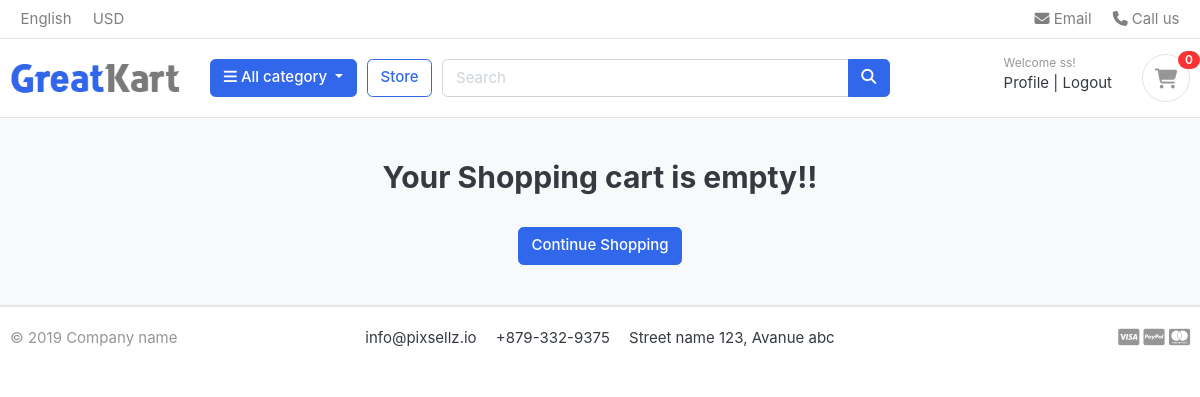
Before: /cart/ (signed in) with the older database file.
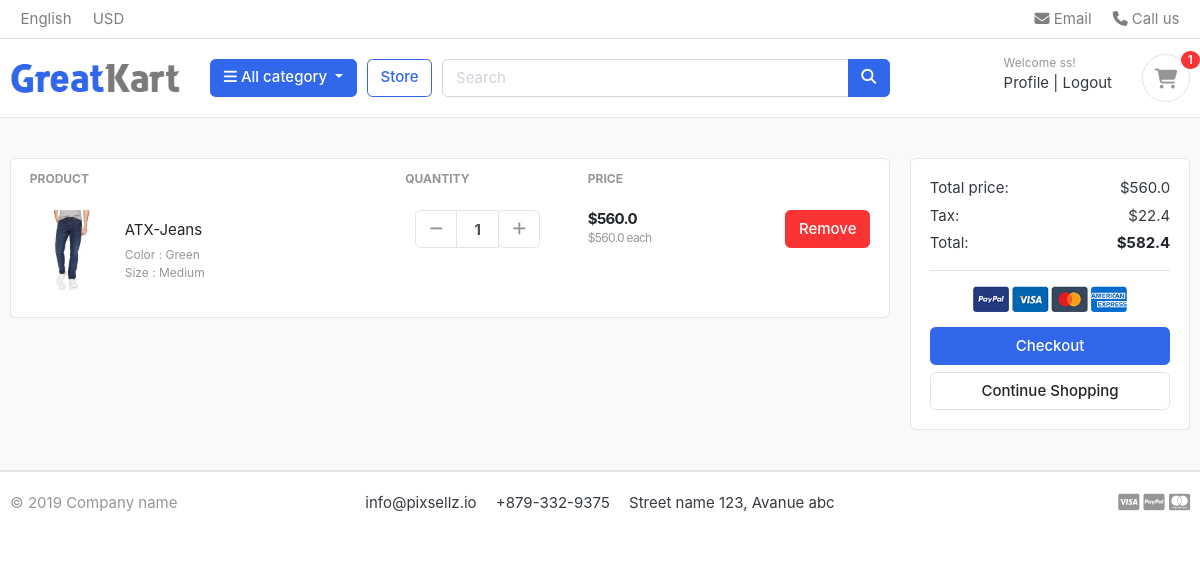
After: the same page with the newer database file.
### account/models.py (models this page shows, shortened)
class Account(AbstractBaseUser):
    first_name = models.CharField(max_length=50)
    last_name = models.CharField(max_length=50)
    username = models.CharField(max_length=50, unique=True)
    email = models.EmailField(max_length=100, unique=True)
    phone_number = models.CharField(max_length=50)
    date_joined = models.DateTimeField(auto_now_add=True)
    last_login = models.DateTimeField(auto_now_add=True)
    is_admin = models.BooleanField(default=False)
    is_staff = models.BooleanField(default=False)
    is_active = models.BooleanField(default=False)
    is_superadmin = models.BooleanField(default=False)
    USERNAME_FIELD = 'email'
    REQUIRED_FIELDS = ['username', 'first_name', 'last_name']
    objects = MyAccountManager()

### cart/models.py (models this page shows, shortened)
class CartItem(models.Model):
    user = models.ForeignKey(Account, on_delete=models.CASCADE, null=True)
    product = models.ForeignKey(Product, on_delete=models.CASCADE, related_name='product')
    variations = models.ManyToManyField(Variation, blank=True)
    cart = models.ForeignKey(Cart, on_delete=models.CASCADE, related_name='cart', null=True)
    quantity = models.IntegerField()
    is_active = models.BooleanField(default=True)
    def sub_total(self):
        return self.product.price * self.quantity

### store/models.py (models this page shows, shortened)
class Product(models.Model):
    product_name = models.CharField(max_length=200, unique=True)
    slug = models.SlugField(max_length=200, unique=True)
    description = models.TextField(max_length=1200, blank=True)
    price = models.FloatField()
    images = models.ImageField(upload_to='photos/products')
    stock = models.IntegerField()
    is_available = models.BooleanField(default=True)
    category = models.ForeignKey(Category, on_delete=models.CASCADE, related_name='category')
    created_at = models.DateTimeField(auto_now_add=True)
    updated_at = models.DateTimeField(auto_now=True)
    def get_url(self):
        return reverse('store:product_detail', args=[self.category.slug, self.slug])

class Variation(models.Model):
    product = models.ForeignKey(Product, on_delete=models.CASCADE)
    variation_category = models.CharField(max_length=100, choices=variation_category_choice)
    variation_value = models.CharField(max_length=100)
    is_active = models.BooleanField(default=True)
    created_at = models.DateTimeField(auto_now_add=True)
    objects = VariationManager()

### cart/views.py (the view)
# urls.py: path('', views.cart, name='cart'),
def cart(request, total=0, quantity=0, cart_items=None):
    try:
        tax = 0
        grand_total = 0
        if request.user.is_authenticated:
            cart_items = CartItem.objects.filter(user=request.user, is_active=True)
        else:
            cart_obj = Cart.objects.get(cart_id=_cart_id(request))
            cart_items = CartItem.objects.filter(cart=cart_obj, is_active=True)
        for cart_item in cart_items:
            total += cart_item.product.price*cart_item.quantity
            quantity += cart_item.quantity
        tax = (4*total)/100
        grand_total = total+tax
    except ObjectDoesNotExist:
        pass
    context = {
        'total': total,
        'quantity': quantity,
        'cart_items': cart_items,
        'tax': tax,
        'grand_total': grand_total
    }
    return render(request, 'cart/cart.html', context)

### cart/context_processors.py (called while the page is built)
def counter(request):
    cart_count = 0
    if 'admin' in request.path:
        return {}
    else:
        try:
            cart = Cart.objects.filter(cart_id=_cart_id(request))
            if request.user.is_authenticated:
                cart_items = CartItem.objects.all().filter(user=request.user)
            else:
                cart_items = CartItem.objects.all().filter(cart=cart[:1])
            for cart_item in cart_items:
                cart_count += cart_item.quantity
        except Cart.DoesNotExist:
            cart_count = 0
    return dict(cart_count=cart_count)

### cart/views.py (called while the page is built)
def _cart_id(request):
    cart = request.session.session_key
    if not cart:
        request.session.create()  # it does not return anything. that is why `cart = request.session.create()` will not work
        cart = request.session.session_key
    return cart  # Ultimately return cart

### category/context_processors.py (called while the page is built)
def manu_links(request):
    links = Category.objects.all().filter(is_active=True)
    return dict(links=links)

### category/models.py (called while the page is built)
    def get_url(self):
        return reverse('store:products_by_category', args=[self.slug])

### templates/cart/cart.html (shortened to what this page needs)
{% extends 'base.html' %}
{% load static %}
{% block body_block %}
<section class="section-content padding-y bg">
<div class="container">
{% if not cart_items %}
    <h2 class="text-center">Your Shopping cart is empty!!</h2><br>
    <div class="text-center">
        <a href="{% url 'store:store' %}" class="btn btn-primary">Continue Shopping</a>
    </div>
    {% else %}
<div class="row">
	<aside class="col-lg-9">
<div class="card">
<table class="table table-borderless table-shopping-cart">
<thead class="text-muted">
<tr class="small text-uppercase">
  <th scope="col">Product</th>
  <th scope="col" width="120">Quantity</th>
  <th scope="col" width="120">Price</th>
  <th scope="col" class="text-right" width="200"> </th>
</tr>
</thead>
<tbody>
{% for item in cart_items %}
<tr>
	<td>
		<figure class="itemside align-items-center">
			<div class="aside"><img src="{{ item.product.images.url }}" class="img-sm"></div>
			<figcaption class="info">
				<a href="{{ item.product.get_url }}" class="title text-dark">{{ item.product.product_name }}</a>
				<p class="text-muted small">
					{% if item.variations.all %}
					 {% for item in item.variations.all %}
					  {{ item.variation_category|capfirst }} : {{ item.variation_value|capfirst }}<br>
					 {% endfor %}
					{% endif %}
				</p>
			</figcaption>
		</figure>
	</td>
	<td>
					<div class="col">
						<div class="input-group input-spinner">
							<div class="input-group-prepend">
							<a href="{% url 'cart:remove_cart' item.product.id item.id %}" class="btn btn-light" type="button" id="button-plus"> <i class="fa fa-minus"></i> </a>
							</div>
							<input type="text" class="form-control"  value="{{ item.quantity }}">
							<div class="input-group-append">
								<form action="{% url 'cart:add_cart' item.product.id %}" method="POST">
									<button type="submit" class="btn btn-light" type="button" id="button-minus"> <i class="fa fa-plus"></i> </button>
								</form>
							</div>
						</div>
					</div>
	</td>
	<td>
		<div class="price-wrap">
			<var class="price">${{ item.sub_total }}</var>
			<small class="text-muted"> ${{ item.product.price }} each </small>
		</div>
	</td>
	<td class="text-right">
	<a onclick="return confirm('Are you sure to delete this item?')" href="{% url 'cart:delete_cart_item' item.product.id item.id %}" class="btn btn-danger"> Remove</a>
	</td>
</tr>
{% endfor %}
</tbody>
</table>
</div>
	</aside>
	<aside class="col-lg-3">
		<div class="card">
		<div class="card-body">
			<dl class="dlist-align">
			  <dt>Total price:</dt>
			  <dd class="text-right">${{ total }}</dd>
			</dl>
			<dl class="dlist-align">
			  <dt>Tax:</dt>
			  <dd class="text-right"> ${{ tax }}</dd>
			</dl>
			<dl class="dlist-align">
			  <dt>Total:</dt>
			  <dd class="text-right text-dark b"><strong>${{ grand_total }}</strong></dd>
			</dl>
			<hr>
			<p class="text-center mb-3">
				<img src="{% static 'front/images/misc/payments.png'%}" height="26">
			</p>
			<a href="{% url 'cart:checkout' %}" class="btn btn-primary btn-block"> Checkout </a>
			<a href="{% url 'store:store' %}" class="btn btn-light btn-block">Continue Shopping</a>
		</div>
		</div>
</aside>
</div>
    {% endif %}
</div>
</section>
{% endblock %}

### templates/base.html (shortened to what this page needs)
{% load static %}
<!DOCTYPE HTML>
<html lang="en">
<head>
    <link href="{% static 'front/css/bootstrap.css' %}" rel="stylesheet" type="text/css"/>
    <link href="{% static 'front/fonts/fontawesome/css/all.min.css' %}" type="text/css" rel="stylesheet">
    <link href="{% static 'front/css/ui.css' %}" rel="stylesheet" type="text/css"/>
    <link href="{% static 'front/css/responsive.css' %}" rel="stylesheet" media="only screen and (max-width: 1200px)"/>
    <link href="{% static 'front/css/custom.css' %}" rel="stylesheet" type="text/css"/>
</head>
<body>
{% include "partials/header.html" %}
{% block body_block %}
{% endblock %}
{% include "partials/footer.html" %}
</body>
</html>

### templates/partials/header.html (shortened to what this page needs)
{% load static %}
<header class="section-header">
    <nav class="navbar p-md-0 navbar-expand-sm navbar-light border-bottom">
        <div class="container">
            <div class="collapse navbar-collapse" id="navbarTop4">
                <ul class="navbar-nav mr-auto">
                    <li class="nav-item dropdown">
                        <a href="#" class="nav-link"> English </a>
                    </li>
                    <li class="nav-item dropdown">
                        <a href="#" class="nav-link"> USD </a>
                    </li>
                </ul>
                <ul class="navbar-nav">
                    <li><a href="#" class="nav-link"> <i class="fa fa-envelope"></i> Email </a></li>
                    <li><a href="#" class="nav-link"> <i class="fa fa-phone"></i> Call us </a></li>
                </ul>
            </div>
        </div>
    </nav>
    <section class="header-main border-bottom">
        <div class="container">
            <div class="row align-items-center">
                <div class="col-lg-2 col-md-3 col-6">
                    <a href="{% url 'home' %}" class="brand-wrap">
                        <img class="logo" src="{% static 'front/images/logo.png' %}">
                    </a>
                </div>
                <div class="col-lg col-sm col-md col-6 flex-grow-0">
                    <div class="category-wrap dropdown d-inline-block float-right">
                        <button type="button" class="btn btn-primary dropdown-toggle" data-toggle="dropdown">
                            <i class="fa fa-bars"></i> All category
                        </button>
                    </div>
                </div>
                <a href="{% url 'store:store' %}" class="btn btn-outline-primary">Store</a>
                <div class="col-lg  col-md-6 col-sm-12 col">
                    <form action="{% url 'store:product_search' %}" class="search" method="GET">
                        <div class="input-group w-100">
                            <input type="text" name="keyword" class="form-control" style="width:60%;" placeholder="Search">
                            <div class="input-group-append">
                                <button class="btn btn-primary" type="submit">
                                    <i class="fa fa-search"></i>
                                </button>
                            </div>
                        </div>
                    </form>
                </div>
                <div class="col-lg-3 col-sm-6 col-8 order-2 order-lg-3">
                    <div class="d-flex justify-content-end mb-3 mb-lg-0">
                        {% if user.id is None %}
                        <div class="widget-header">
                            <small class="title text-muted">Welcome guest!</small>
                            <div>
                                <a href="{% url 'account:login'%}">Sign in</a> <span class="dark-transp"> | </span>
                                <a href="{% url 'account:register'%}"> Register</a>
                            </div>
                        </div>
                        {% else %}
                        <div class="widget-header">
                            <small class="title text-muted">Welcome {{user.first_name}}!</small>
                            <div>
                                <a href="{% url 'account:dashboard' %}">Profile</a> <span class="dark-transp"> | </span>
                                <a href="{% url 'account:logout'%}"> Logout</a>
                            </div>
                        </div>
                        {% endif %}
                        <a href="{% url 'cart:cart' %}" class="widget-header pl-3 ml-3">
                            <div class="icon icon-sm rounded-circle border"><i class="fa fa-shopping-cart"></i></div>
                            <span class="badge badge-pill badge-danger notify">{{ cart_count }}</span>
                        </a>
                    </div>
                </div>
            </div>
        </div>
    </section>
</header>

### templates/partials/footer.html (shortened to what this page needs)
{% load static %}
<footer class="section-footer border-top">
    <div class="container">
        <section class="footer-bottom border-top row">
            <div class="col-md-2">
                <p class="text-muted"> &copy 2019 Company name </p>
            </div>
            <div class="col-md-8 text-md-center">
                <span class="px-2">info@pixsellz.io</span>
                <span class="px-2">+879-332-9375</span>
                <span class="px-2">Street name 123, Avanue abc</span>
            </div>
            <div class="col-md-2 text-md-right text-muted">
            </div>
        </section>
    </div>
</footer>

### static/front/css/ui.css (style rules this page uses)
html { font-family: "Inter", sans-serif; font-size: 15px; }
.price-wrap { letter-spacing: -0.7px; }
.icon-xs, .icon-sm, .icon-md, .icon-lg { display: inline-block; text-align: center; flex-shrink: 0; flex-grow: 0; }
.icon-sm { width: 48px; height: 48px; line-height: 48px !important; font-size: 20px; }
.img-xs, .img-sm, .img-md, .img-lg { -o-object-fit: cover; object-fit: cover; flex-shrink: 0; flex-grow: 0; }
.img-sm { width: 80px; height: 80px; }
.padding-y { padding-top: 40px; padding-bottom: 40px; }
var { font-style: normal; }
figure { margin-bottom: 0; }
.bg { background-color: #f8f9fa; }
.b { font-weight: 600; }
p:last-child { margin-bottom: 0; }
.header-main { position: relative; padding-top: 1rem; padding-bottom: 1rem; }
.brand-wrap .logo, .navbar-brand .logo { margin-right: 7px; max-height: 42px; display: inline-block; }
.widget-header { display: inline-block; vertical-align: middle; position: relative; }
.widget-header a { color: #343a40; }
.widget-header i { color: #969696; }
.widget-header .title { display: block; }
.widget-header .notify { position: absolute; top: -3px; right: -10px; }
.footer-bottom { padding-top: 20px; padding-bottom: 20px; }
.btn-light { background-color: #fff; border-color: #e4e4e4; }
.btn-light i { color: #969696; }
.itemside { position: relative; display: flex; width: 100%; }
.itemside .aside { position: relative; flex-shrink: 0; }
.itemside .info { padding-left: 15px; padding-right: 7px; }
.itemside p { margin-bottom: 0; }
.itemside .title { display: block; margin-bottom: 5px; color: #212529; }
[class*=dlist-] { margin-bottom: 5px; }
[class*=dlist-] dd { margin-bottom: 0; }
.dlist-align { display: flex; }
.dlist-align dt { width: 150px; word-wrap: break-word; font-weight: normal; }
.dlist-align dd { flex-grow: 1; }
.notify { position: absolute; top: -4px; right: -10px; display: inline-block; padding: 0.25em 0.6em; font-size: 12px; line-height: 1; text-align: center; border-radius: 3rem; color: #fff; background-color: #fa3434; }
.price { font-weight: 600; color: #212529; }
.input-spinner { width: 125px; flex-wrap: nowrap; display: inline-flex; vertical-align: middle; }
.input-spinner input.form-control { text-align: center; max-width: 46px; font-weight: bold; flex-basis: 46px; border-color: #e4e4e4; flex-grow: 0; }
.input-spinner .btn { width: 42px; text-align: center; padding-left: 0.5rem; padding-right: 0.5rem; }
.table-shopping-cart.table td, .table-shopping-cart.table th { padding-left: 1.25rem; padding-right: 1.25rem; }
.table-shopping-cart .price-wrap { line-height: 1.2; }
.table-shopping-cart .price { font-weight: bold; margin-right: 5px; display: block; }

Changed rows visible on the page:
added CartItem: product.images (picture), product.product_name "ATX-Jeans", quantity "1", sub_total "560.0", product.price "560.0"
now on this page (row unchanged): Variation: variation_category "Color", variation_value "Green"
now on this page (row unchanged): Variation: variation_category "Size", variation_value "Medium"
Other visible differences:
{{ cart_count }}: "0" → "1"
{{ total }}: (not shown) → "560.0"
{{ tax }}: (not shown) → "22.4"
{{ grand_total }}: (not shown) → "582.4"
text no longer shown: "Your Shopping cart is empty!!"
text now shown: "PRODUCT QUANTITY PRICE Total price: $ Tax: $ Total: $ Checkout"
